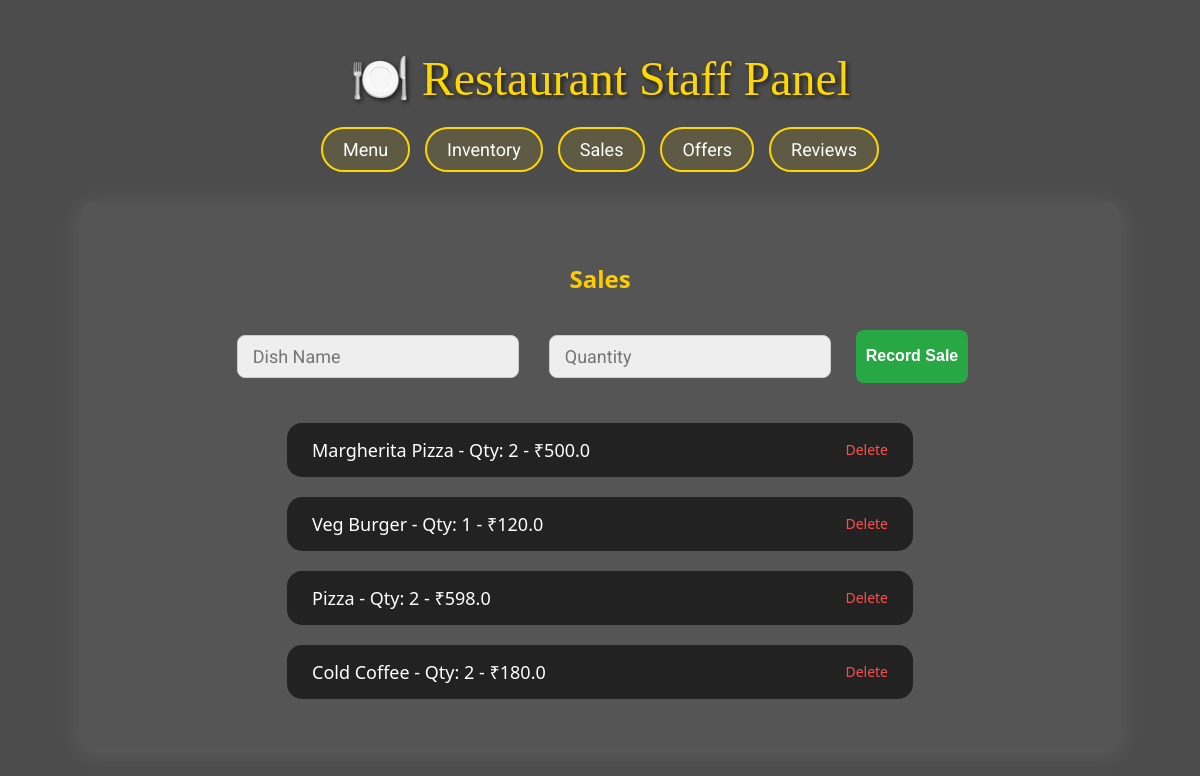
The app's page /sales with its own data.
### tables this page shows
CREATE TABLE sales (
    id INTEGER PRIMARY KEY AUTOINCREMENT,
    dishname TEXT NOT NULL,
    quantity INTEGER NOT NULL,
    total REAL NOT NULL
);

### app.py (the view, shortened to what this page needs)
@app.route('/sales', methods=['GET', 'POST'])
def sales():
    sales_data = query_db('SELECT * FROM sales')
    return render_template('sales.html', sales=sales_data)

### app.py (called while the page is built)
def query_db(query, args=(), one=False):
    conn = sqlite3.connect(DB_NAME)
    c = conn.cursor()
    c.execute(query, args)
    rv = c.fetchall()
    conn.commit()
    conn.close()
    return (rv[0] if rv else None) if one else rv

### templates/sales.html
{% extends 'base.html' %}
{% block content %}
<h2>Sales</h2>
<form method="post" class="form-container">
  <input type="text" name="dishname" placeholder="Dish Name" required>
  <input type="number" name="quantity" placeholder="Quantity" required>
  <button type="submit" class="add-button">Record Sale</button>
</form>
<div class="item-list">
  {% for sale in sales %}
    <div class="item-card">
      <span>{{ sale[1] }} - Qty: {{ sale[2] }} - ₹{{ sale[3] }}</span>
      <a href="/delete_sales/{{ sale[0] }}" class="delete-btn">Delete</a>
    </div>
  {% endfor %}
</div>
{% endblock %}

### static/style.css (style rules this page uses)
body { margin: 0; padding: 0; font-family: 'Roboto', sans-serif; background: url('https://images.unsplash.com/photo-1600891964599-f61ba0e24092') no-repeat center center fixed; background-size: cover; color: #fff; }
form { margin-top: 30px; text-align: center; }
form input[type="text"], form input[type="number"], form textarea, form select { font-size: 18px; padding: 10px 15px; margin: 10px; border-radius: 8px; border: 1px solid #ccc; width: 250px; background-color: rgba(255, 255, 255, 0.9); font-family: 'Roboto', sans-serif; outline: none; transition: border 0.3s ease; }
form input[type="submit"], button { font-size: 18px; padding: 10px 20px; background-color: #ffd700; border: none; border-radius: 25px; color: #000; font-weight: bold; cursor: pointer; transition: background-color 0.3s ease; }
.form-container { text-align: center; margin-bottom: 30px; }
.form-container input, .form-container button { padding: 10px; margin: 5px; border-radius: 8px; border: 1px solid #ccc; font-size: 16px; }
.form-container button { background-color: #28a745; color: white; border: none; cursor: pointer; }
h2 { text-align: center; color: #ffcc00; font-family: 'Segoe UI', sans-serif; margin-bottom: 20px; }
.form-container { display: flex; justify-content: center; gap: 10px; margin-bottom: 25px; flex-wrap: wrap; }
.form-container input { padding: 10px; border-radius: 10px; border: none; font-size: 16px; width: 200px; }
.add-button { background-color: #ffa500; color: white; border: none; padding: 10px 16px; border-radius: 10px; font-weight: bold; cursor: pointer; }
.item-list { list-style: none; padding: 0; display: flex; flex-direction: column; align-items: center; }
.item-card { background-color: rgba(0, 0, 0, 0.6); color: white; padding: 15px 25px; border-radius: 15px; width: 60%; font-size: 18px; margin: 10px 0; display: flex; justify-content: space-between; align-items: center; font-family: 'Segoe UI', sans-serif; }
.delete-btn { color: #ff4d4d; text-decoration: none; font-size: 14px; margin-left: 15px; }

### records on screen
sales: dishname "Margherita Pizza", quantity "2", total "500.0"
sales: dishname "Veg Burger", quantity "1", total "120.0"
sales: dishname "Pizza", quantity "2", total "598.0"
sales: dishname "Cold Coffee", quantity "2", total "180.0"
